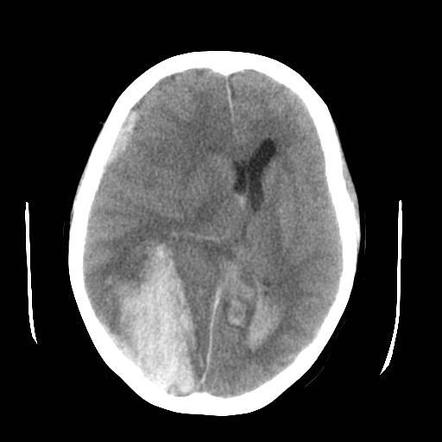
#> input picture normal.jpeg, 442 x 442 px, found by its file name
$ jupyter execute --allow-errors input_and_models.ipynb
#> lines starting #> are read from the running program, lines starting #| are printed output that depends on the picture
<a href="https://colab.research.google.com/github/paulokuriki/utsw-brain-hemorrhage-lecture/blob/main/input_and_models.ipynb" target="_parent"></a>

# From Fruit Attributes to Image Pixels: Understanding Features in Classification

Welcome to this exploratory notebook where we journey through the fascinating world of machine learning features, starting from simple fruit attributes and gradually advancing to the complexities of images.

## Objectives:
### 1. Begin with Basics:

- **Classifying Apples vs Oranges** using just one feature: `sweetness`. This simple classifier will provide a basic understanding of how even a single feature can offer insights into the categorization of data.

### 2. Add More Dimensions:

- Dive deeper with a **more complex classification task** by introducing two more features: `color` and `firmness`. Here, we'll differentiate between Apples and Bananas. Multiple features increase the dimensionality, providing a richer representation of each fruit and enhancing the classifier's potential accuracy.

### 3. Images as Features:

- Taking a leap from structured data, we'll explore how **images**, seemingly complex in their visual form, can be transformed into arrays of pixel intensities. Each pixel, in essence, acts as a feature. You'll learn how to process images to make them suitable for machine learning tasks, starting from resizing, converting them to grayscale, and then flattening these 2D matrices into feature vectors.

Throughout this journey, our emphasis remains on features — understanding them, visualizing them, and recognizing their significance in the world of machine learning. Whether you're a newbie hoping to get a grasp on machine learning basics or someone revisiting fundamental concepts, this notebook aims to provide clarity, context, and a dash of curiosity-driven exploration.

Let's dive in!

---

### 1. Finding the Perfect Sweetness Level to Distinguish Apples from Oranges

Imagine you're blindfolded and given two types of fruits to taste – apples and oranges. You realize that apples tend to be a bit sweeter than oranges. So, you come up with a game plan. Based on the sweetness level, you'll guess which fruit you're tasting.

### The Game Plan
1. **Gather Data:** You've tasted a few apples and oranges and recorded their sweetness levels. For apples, you recorded sweetness levels like `6, 7, 8, 7.5, 6.5`, and for oranges, you got values like `3, 4, 5, 4.5, 3.5, 6, 7.`

2. **The Sweetness Threshold:** This is the level of sweetness you'll use as a reference. If a fruit's sweetness is above this level, you'll guess it's an apple. If it's below, you'll guess it's an orange.

3. **Goal:** to Find the Best Threshold. You want to be as accurate as possible in your guesses. So, you'll try different sweetness levels as your threshold and see which one gives you the most correct guesses.

[cell 1]
# Training dataset
apples_sweetness = [6, 7, 8, 7.5, 6.5]
oranges_sweetness = [3, 4, 5, 4.5, 3.5, 6, 7]

# Classifier function
def classify_fruit(sweetness, threshold):
    if sweetness > threshold:
        return "apple"
    else:
        return "orange"

# Determine the best threshold
best_threshold = None
best_accuracy = 0

# loop testing different levels of threshold and comparing the accuracy
for potential_threshold in [i * 0.1 for i in range(10, 100)]:
    correct_guesses = 0

    for sweetness in apples_sweetness:
        if classify_fruit(sweetness, potential_threshold) == "apple":
            correct_guesses += 1

    for sweetness in oranges_sweetness:
        if classify_fruit(sweetness, potential_threshold) == "orange":
            correct_guesses += 1

    accuracy = correct_guesses / len(apples_sweetness + oranges_sweetness)  # total_guesses
    print(f'For a threashold of {potential_threshold:.1f}, the accuracy was: {int(accuracy*100)}%')
    if accuracy > best_accuracy:
        best_accuracy = accuracy
        best_threshold = potential_threshold
        print(f'---> New best threashold is {potential_threshold:.1f}, with an accuracy was: {int(accuracy*100)}%\n')

print(f"Best threshold for classification is: {best_threshold}")

## Testing Our Sweetness Guessing Game

After setting up our game plan in the first part, now it's time to see how good we are at our fruit guessing game!

### Gathering Fresh Fruits for Testing
We've grabbed some new apples and oranges that we haven't tasted before.

For **apples**, we have sweetness values like `4.5, 6.2, 7.1, 7.8, 7.3`, and for **oranges**, we have `3.2, 4.1, 4.8, 3.7, 6.1.`

### Let's Start Guessing!
Using our best sweetness threshold (the one we found earlier), we'll guess each fruit's identity. Is it sweeter than our threshold? We guess it's an apple. Less sweet? We guess it's an orange.

### How Well Did We Do?
To understand how accurate our guesses were, we'll use a few measures:

- Accuracy: How many fruits did we guess correctly?
- Sensitivity (Recall): Of all the apples, how many did we correctly guess as apples?
- Specificity: Of all the oranges, how many did we correctly guess as oranges?
- Predictive Positive (Precision): When we guessed a fruit is an apple, how often were we right?
- Predictive Negative: When we guessed a fruit is an orange, how often were we right?

We'll print these measures to see our performance.

### A Picture Speaks a Thousand Words
To make it even easier to understand, we'll visualize our results using a colorful chart called a Confusion Matrix. This chart will show:

- How many apples we correctly guessed as apples.
- How many oranges we mistakenly guessed as apples.
-How many apples we mistakenly guessed as oranges.
- How many oranges we correctly guessed as oranges.

The bigger the diagonal values in the chart, the better we are at our game!

### Let's See the Results!
Now, we'll display this colorful chart and see how well we did in our guessing game. Are you ready?

[cell 2]
import matplotlib.pyplot as plt
import numpy as np
from sklearn.metrics import confusion_matrix, accuracy_score
import itertools

# Now, evaluate with a new Testset
test_apples_sweetness = [4.5, 6.2, 7.1, 7.8, 7.3]
test_oranges_sweetness = [3.2, 4.1, 4.8, 3.7, 6.1]

# Predictions based on best threshold
y_true = [1 if label == 'apple' else 0 for label in ["apple"] * len(test_apples_sweetness) + ["orange"] * len(test_oranges_sweetness)]
y_pred = [1 if classify_fruit(sweetness, best_threshold) == "apple" else 0 for sweetness in test_apples_sweetness + test_oranges_sweetness]

# Compute metrics
conf_mat = confusion_matrix(y_true, y_pred)
TN, FP, FN, TP = conf_mat.ravel()

accuracy = accuracy_score(y_true, y_pred)
sensitivity = TP / (TP + FN)
specificity = TN / (TN + FP)
predictive_pos = TP / (TP + FP)
predictive_neg = TN / (TN + FN)

print(f"Accuracy: {accuracy:.2f}")
print(f"Sensitivity (Recall): {sensitivity:.2f}")
print(f"Specificity: {specificity:.2f}")
print(f"Predictive Positive (Precision): {predictive_pos:.2f}")
print(f"Predictive Negative: {predictive_neg:.2f}")

# Plot confusion matrix
def plot_confusion_matrix(cm, classes, normalize=False, title='Confusion matrix', cmap=plt.cm.Blues):
#> called with cm = array of shape (2, 2), normalize = False, title = 'Confusion matrix'
    if normalize:
        cm = cm.astype('float') / cm.sum(axis=1)[:, np.newaxis]

    plt.imshow(cm, interpolation='nearest', cmap=cmap)
    plt.title(title)
    plt.colorbar()
    tick_marks = np.arange(len(classes))
    plt.xticks(tick_marks, classes, rotation=45)
    plt.yticks(tick_marks, classes)

    fmt = '.2f' if normalize else 'd'
    thresh = cm.max() / 2.
    for i, j in itertools.product(range(cm.shape[0]), range(cm.shape[1])):
        plt.text(j, i, format(cm[i, j], fmt),
                 horizontalalignment="center",
                 color="white" if cm[i, j] > thresh else "black")

    plt.tight_layout()
    plt.ylabel('True label')
    plt.xlabel('Predicted label')
    plt.show()
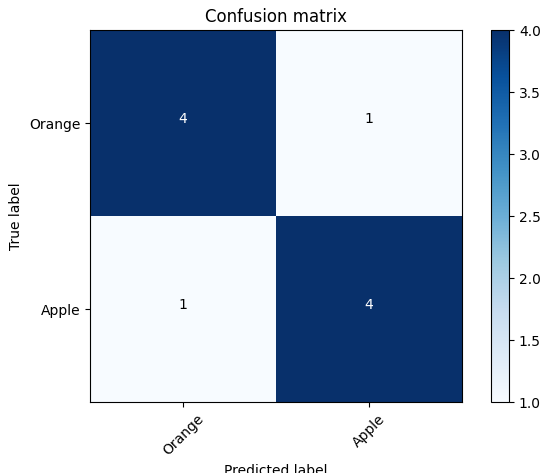
#> figure drawn by matplotlib, 2 panels

# Display the matrix
plot_confusion_matrix(conf_mat, classes=['Orange', 'Apple'], title='Confusion matrix')

---
## 2. The Advanced Fruit Guessing Game: Using 3 Clues!

Previously, we played a game where we guessed if a fruit was an apple or a banana based on its sweetness. This time, our game is a tad more advanced. Instead of just sweetness, we're using three different clues about each fruit to make our guess.

Imagine each fruit tells us three secrets about themselves:

1. How `sweet` they are.
2. How `colorful` they look.
3. How `firm` they feel when touched.

### Our Pile of Fruits

We've got a fresh pile of apples and bananas, and they've whispered their secrets to us:

- Apples have given clues like: `8 sweet, 8 colorful, 5 firm`.
- Bananas have clues like: `2 sweet, 12 colorful, 9 firm`.

### The Game Plan

To guess the fruits:

1. We'll give some **importance** or **weight** to each of the three secrets.
2. We'll calculate a total score based on the clues and the importance we've assigned to them.
3. If the **score** is above a special number (called the **threshold**), we'll guess it's an apple. Otherwise, it's a banana.

### The Model

```
score = (sweet * w1) + (colorful * w2) + (firm * w3)

if score > threshold
    fruit = 'banana'
elif score > threshold
    fruit = 'banana'
```

### Training Time: Adjusting Our Strategy

Just like a sportsperson trains to improve, we'll train our guessing strategy to become better.

- Initially, our weights or importance levels for the secrets are all set to zero.
- We then test our current strategy on our pile of fruits.
- Based on how well (or poorly) we guess, we adjust our weights and the special threshold.
- We repeat this several times, each time fine-tuning our strategy.
This way, we hope that by the end of our training, we have a really good strategy to tell apart apples from bananas!

### The Big Reveal
After we finish training, we'll reveal the importance we've given to each secret (the weights) and our special threshold. With these, we are all set to play our advanced fruit guessing game!

[cell 3]
from tqdm import tqdm

# Dataset
apples_data = [[8, 8, 5], [7, 7, 6], [9, 7.5, 5.5], [8.5, 8, 6], [7.5, 8.5, 5]]
bananas_data = [[2, 12, 9], [3, 11.5, 9.5], [3.5, 12.5, 8.5], [2.5, 11, 9], [3, 13, 10]]

data = apples_data + bananas_data
labels = [1] * len(apples_data) + [0] * len(bananas_data)  # 1 for apples, 0 for bananas

# Simple linear classifier
def classify(fruit, weights, threshold):
    score = sum([f*w for f, w in zip(fruit, weights)])
    return 1 if score > threshold else 0  # 1 for apple, 0 for banana

# Training process
weights = [0, 0, 0]
threshold = 0
learning_rate = 0.1
iterations = 1000

for _ in range(iterations):
    for fruit, label in zip(data, labels):
        prediction = classify(fruit, weights, threshold)
        error = label - prediction

        # Adjust weights and threshold based on error
        for i in range(3):  # we have 3 features
            weights[i] += learning_rate * error * fruit[i]
        threshold -= learning_rate * error

weights = [round(w, 1) for w in weights]
print(f"Trained weights: {weights}")
print(f"Threshold: {threshold}")

## Putting Our Trained Guessing Strategy to the Test!

After our intense training session, we're now ready to test our improved fruit-guessing skills! We've gathered a new set of apples and bananas, and we're keen to see how well our strategy works on them.

### Fresh Fruits and Their Secrets:
We've got some new apples and bananas that we've never seen before. They've whispered their three secrets to us:

- Apples have secrets like: 5 sweet, 7 colorful, 6 firm.
- Bananas have secrets like: 3 sweet, 11 colorful, 9 firm.

### The Guessing Begins!
Using the importance levels (weights) and the special number (threshold) we found during our training, we'll start guessing the identities of these new fruits.

### Scorecard: How Did We Do?
After making our guesses, it's time to see the results!

- Accuracy: Out of all the fruits, how many did we guess correctly?
- Sensitivity (Recall): Out of the apples, how many did we correctly identify?
- Specificity: Out of the bananas, how many did we correctly identify?
- Predictive Positive (Precision): When we thought it was an apple, how often were we right?
- Predictive Negative: When we thought it was a banana, how often were we right?
We'll print these scores to see our performance.

### A Picture Speaks Louder than Words
To make our results even clearer, we'll display a chart called the Confusion Matrix. This visual representation will show us:

- How many apples we correctly identified.
- How many bananas we mistakenly thought were apples.
- How many apples we mistakenly thought were bananas.
- How many bananas we correctly identified.
We're aiming for big numbers in the diagonal – this means we're doing great!

### Ready to See?
Scroll down, and let's see how our strategy fared in the guessing game!

[cell 4]
import matplotlib.pyplot as plt
import numpy as np
from sklearn.metrics import confusion_matrix, accuracy_score
import itertools

# New Test data
test_apples_data = [[5, 7, 6], [7.5, 7.2, 6], [8.5, 8, 6], [9, 8.5, 5.5], [7, 8.5, 5.5]]
test_bananas_data = [[3, 11, 9], [2.5, 12, 8.5], [3.5, 12.5, 9], [2, 11.5, 10], [3.5, 12, 9.5]]

# Predictions based on best weights and threshold
y_true = [1 if label == 'apple' else 0 for label in ["apple"] * len(test_apples_data) + ["banana"] * len(test_bananas_data)]
y_pred = [1 if classify(fruit, weights, threshold) == 1 else 0 for fruit in test_apples_data + test_bananas_data]

# Compute metrics
conf_mat = confusion_matrix(y_true, y_pred)
TN, FP, FN, TP = conf_mat.ravel()

accuracy = accuracy_score(y_true, y_pred)
sensitivity = TP / (TP + FN)
specificity = TN / (TN + FP)
predictive_pos = TP / (TP + FP)
predictive_neg = TN / (TN + FN)

print(f"Accuracy: {accuracy:.2f}")
print(f"Sensitivity (Recall): {sensitivity:.2f}")
print(f"Specificity: {specificity:.2f}")
print(f"Predictive Positive (Precision): {predictive_pos:.2f}")
print(f"Predictive Negative: {predictive_neg:.2f}")

# Plot confusion matrix
def plot_confusion_matrix(cm, classes, normalize=False, title='Confusion matrix', cmap=plt.cm.Blues):
#> called with cm = array of shape (2, 2), normalize = False, title = 'Confusion matrix'
    if normalize:
        cm = cm.astype('float') / cm.sum(axis=1)[:, np.newaxis]

    plt.imshow(cm, interpolation='nearest', cmap=cmap)
    plt.title(title)
    plt.colorbar()
    tick_marks = np.arange(len(classes))
    plt.xticks(tick_marks, classes, rotation=45)
    plt.yticks(tick_marks, classes)

    fmt = '.2f' if normalize else 'd'
    thresh = cm.max() / 2.
    for i, j in itertools.product(range(cm.shape[0]), range(cm.shape[1])):
        plt.text(j, i, format(cm[i, j], fmt),
                 horizontalalignment="center",
                 color="white" if cm[i, j] > thresh else "black")

    plt.tight_layout()
    plt.ylabel('True label')
    plt.xlabel('Predicted label')
    plt.show()
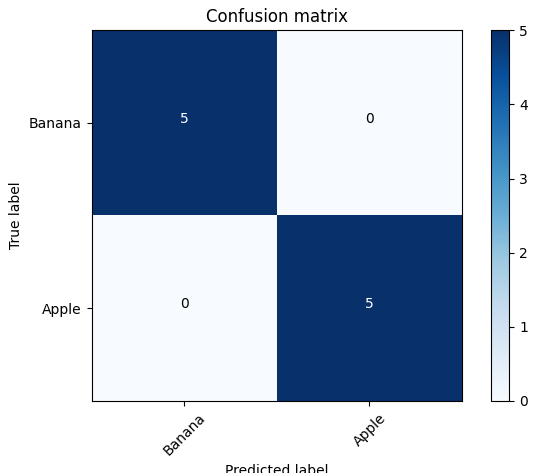
#> figure drawn by matplotlib, 2 panels

# Display the matrix
plot_confusion_matrix(conf_mat, classes=['Banana', 'Apple'], title='Confusion matrix')

## Celebrations are in Order!
Wow! Our fruit-guessing game has truly reached its pinnacle. Let's break down our stellar results.

### 1. Scorecard:
Our results are impeccable:

- Accuracy: We're batting at a perfect score! Every single time we made a guess about a fruit, we were spot on. That's a 100% success rate.
- Sensitivity (or Recall): Every apple that whispered its secrets to us? We correctly identified all of them as apples. Another 100% score.
- Specificity: And for bananas? We didn't miss any of those either, identifying each one perfectly.
- Predictive Positive (or Precision): Every time we thought a fruit was an apple, it really was an apple.
- Predictive Negative: Similarly, each time we believed a fruit wasn't an apple (i.e., it was a banana), we were right again.

### 2. The Secret Sauce: Weights and Threshold
The cornerstone of our guessing game lies in how we processed the three secrets each fruit told us. This is where our weights and threshold come into play.

### Trained Weights: [2.6, -0.4, -0.7]

- The first weight is 2.6. This relates to the first secret: the fruit's sweetness. A positive weight means the sweeter the fruit, the more likely we think it's an apple. Since it's the highest of the three weights, sweetness is the strongest clue for us.
- The second weight is -0.4, relating to the fruit's color. A negative weight means the more colorful the fruit, the less likely we think it's an apple. In our game, very colorful fruits are probably bananas.
- The third weight is -0.7, indicating the firmness of the fruit. Again, a negative weight shows that firmer fruits make us lean towards guessing them as bananas.

### Threshold -0.1

- Our threshold is -0.1. Think of this as our tipping point. After listening to a fruit's secrets and pondering on them using our weights, if our final score crosses this point, we guess it's an apple. If not, it's a banana.

In simple terms, the weights help us understand the importance of each secret. The threshold is like a boundary that helps us make our final decision.

### Conclusion:
Our strategy, backed by the perfect blend of weights and threshold, has truly mastered the art of fruit guessing. Next time you have a fruit in hand, remember these numbers, and you might just become the ultimate fruit whisperer!

[cell 5]
def apple_banana_classifier(fruit, weights, threshold):
    score = sum([f*w for f, w in zip(fruit, weights)])
    return "apple" if score > threshold else "banana"

# Example fruit data (sweetness, colorfulness, firmness)
example_fruit = [7.5, 9, 5.5]

# Using the classifier to determine the fruit's identity
fruit_identity = apple_banana_classifier(example_fruit, weights, threshold)

print(f"The given fruit with features {example_fruit} is identified as an {fruit_identity}.")

## 3. Understanding Image Data for Machine Learning
### What is an Image in the context of Machine Learning?
In the realm of Machine Learning and particularly Computer Vision, an image is often treated as a matrix of pixel values. These pixel values range from 0 to 255 in the case of 8-bit grayscale images. The value indicates the intensity of the pixel, with 0 being black and 255 being white.

### Transforming Image Data for Model Input
When using images for machine learning models, particularly those models that don't inherently deal with 2D data (like many classical ML algorithms), these 2D pixel matrices need to be converted or flattened into a 1D array. Each pixel of the image becomes a unique feature or input for the model.

For instance, consider an image that is resized to 20x20 pixels. This image has a total of 400 pixels. When flattened, it becomes an array (or a row in a dataset) with 400 feature columns, each column representing a unique pixel from the image.

### Let's Dive into the Code
Below, we'll load some sample images.

[cell 6]
from IPython.display import display, Image
import requests

open('hemorrhage.jpeg', 'wb').write(requests.get('https://github.com/paulokuriki/utsw-brain-hemorrhage-lecture/blob/main/hemorrhage.jpeg?raw=true').content)
open('normal.jpeg', 'wb').write(requests.get('https://github.com/paulokuriki/utsw-brain-hemorrhage-lecture/blob/main/normal.jpeg?raw=true').content)

display(Image(filename='hemorrhage.jpeg'))
display(Image(filename='normal.jpeg'))

## Resizing Images for Machine Learning
In machine learning, particularly when dealing with images, it's imperative that all input data have a consistent structure. This means that all images used to train, validate, or test a model must have the same dimensions. One common way to ensure this is by resizing all images to a specific width and height.

### Why Resize?

- Consistent Input Size: Neural networks and many machine learning algorithms require fixed-size input. This means that all images fed into a model must have the same number of features, which corresponds to the number of pixels in this context.
- Computational Efficiency: Processing large images can be computationally expensive. Resizing images to a smaller size can make computations more manageable and training faster, without significantly compromising the quality of the training process.
- Memory Efficiency: Storing large images requires more memory. Especially when working with large datasets, this can become problematic. Resized images consume less memory, making it feasible to work with large image datasets on standard hardware.

[cell 7]
from PIL import Image
import matplotlib.pyplot as plt

def display_resized_image(filename, size=(20, 20)):
    # Open the image
#> called with filename = 'hemorrhage.jpeg', size = (20, 20)
    img = Image.open(filename)
#> img is the input picture: PIL image 442x442 RGB; min 0, max 255, mean 69.6

    # Convert to grayscale
    img_gray = img.convert('L')

    # Resize it
    img_resized = img_gray.resize(size)
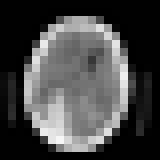
#> img_resized: PIL image 20x20 L (shown 8 times larger); min 0, max 246, mean 70.2

    # Display the image
    plt.imshow(img_resized, cmap='gray')  # Specify colormap as 'gray'
    plt.axis('off')  # Hide axis
    plt.show()

# Now, display both images
display_resized_image('hemorrhage.jpeg')
display_resized_image('normal.jpeg')
#> (the rest of the program and of its run is left out)
